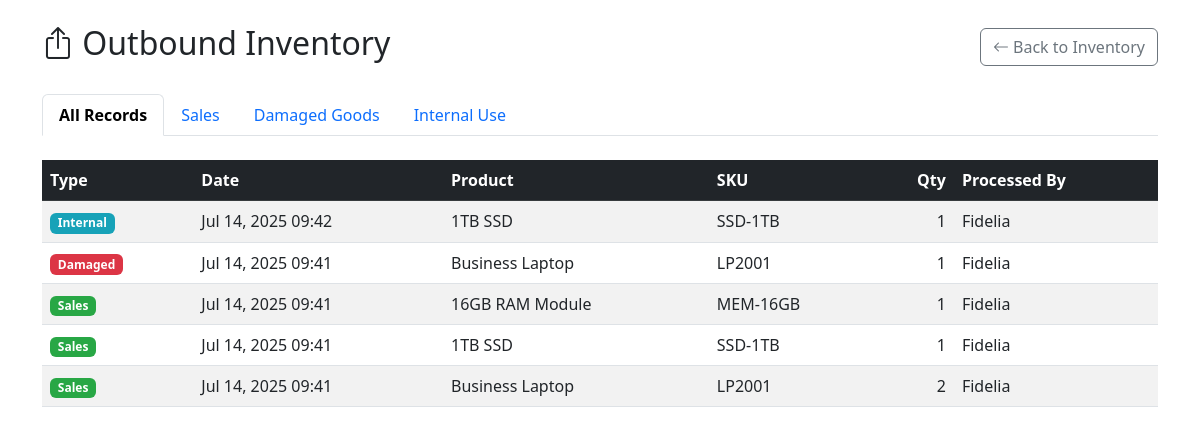
Screenshot of /outbound.php (signed in) with the database file from the repository.
### tables this page shows
CREATE TABLE `outbound_internal` (
  `id` int(11) NOT NULL,
  `item_id` int(11) NOT NULL,
  `product_name` varchar(255) NOT NULL,
  `sku` varchar(100) NOT NULL,
  `quantity` int(11) NOT NULL,
  `user_id` int(11) NOT NULL,
  `deduction_date` timestamp NOT NULL DEFAULT current_timestamp(),
  `price` decimal(10,2) NOT NULL DEFAULT 0.00
);

CREATE TABLE `users` (
  `id` int(11) NOT NULL,
  `username` varchar(255) NOT NULL,
  `password` varchar(255) NOT NULL,
  `email` varchar(255) NOT NULL,
  `role` enum('admin','manager','employee','sales','inventory_manager') NOT NULL,
  `_created_at` datetime NOT NULL DEFAULT current_timestamp(),
  `verification_token` varchar(255) DEFAULT NULL,
  `status` enum('pending','approved','rejected') DEFAULT 'pending'
);

CREATE TABLE `outbound_damaged` (
  `id` int(11) NOT NULL,
  `item_id` int(11) NOT NULL,
  `product_name` varchar(255) NOT NULL,
  `sku` varchar(100) NOT NULL,
  `quantity` int(11) NOT NULL,
  `user_id` int(11) NOT NULL,
  `deduction_date` timestamp NOT NULL DEFAULT current_timestamp(),
  `price` decimal(10,2) NOT NULL DEFAULT 0.00
);

CREATE TABLE `outbound_sales` (
  `id` int(11) NOT NULL,
  `item_id` int(11) NOT NULL,
  `product_name` varchar(255) NOT NULL,
  `sku` varchar(100) NOT NULL,
  `quantity` int(11) NOT NULL,
  `price` decimal(10,2) NOT NULL,
  `user_id` int(11) NOT NULL,
  `deduction_date` timestamp NOT NULL DEFAULT current_timestamp()
);

### outbound.php (the view, shortened to what this page needs)
<?php
require 'config.php';
$sales = $pdo->query("SELECT 'sales' as type, os.*, u.username FROM outbound_sales os JOIN users u ON os.user_id = u.id ORDER BY os.deduction_date DESC")->fetchAll();
$damaged = $pdo->query("SELECT 'damaged' as type, od.*, u.username FROM outbound_damaged od JOIN users u ON od.user_id = u.id ORDER BY od.deduction_date DESC")->fetchAll();
$internal = $pdo->query("SELECT 'internal' as type, oi.*, u.username FROM outbound_internal oi JOIN users u ON oi.user_id = u.id ORDER BY oi.deduction_date DESC")->fetchAll();
$allRecords = array_merge($sales, $damaged, $internal);
usort($allRecords, function($a, $b) {
    return strtotime($b['deduction_date']) - strtotime($a['deduction_date']);
});
?>
<!DOCTYPE html>
<html lang="en">
<head>
    <link href="https://cdn.jsdelivr.net/npm/bootstrap@5.3.0/dist/css/bootstrap.min.css" rel="stylesheet">
    <link rel="stylesheet" href="https://cdn.jsdelivr.net/npm/bootstrap-icons@1.10.0/font/bootstrap-icons.css">
</head>
<body>
    <div class="container py-4">
        <div class="d-flex justify-content-between align-items-center mb-4">
            <h2><i class="bi bi-box-arrow-up"></i> Outbound Inventory</h2>
            <a href="inventory.php" class="btn btn-outline-secondary">
                <i class="bi bi-arrow-left"></i> Back to Inventory
            </a>
        </div>
        <ul class="nav nav-tabs mb-4" id="outboundTabs">
            <li class="nav-item">
                <a class="nav-link active" data-bs-toggle="tab" href="#all">All Records</a>
            </li>
            <li class="nav-item">
                <a class="nav-link" data-bs-toggle="tab" href="#sales">Sales</a>
            </li>
            <li class="nav-item">
                <a class="nav-link" data-bs-toggle="tab" href="#damaged">Damaged Goods</a>
            </li>
            <li class="nav-item">
                <a class="nav-link" data-bs-toggle="tab" href="#internal">Internal Use</a>
            </li>
        </ul>
        <div class="tab-content">
            <div class="tab-pane fade show active" id="all">
                <div class="table-responsive">
                    <table class="table table-striped table-hover">
                        <thead class="table-dark sticky-top">
                            <tr>
                                <th>Type</th>
                                <th>Date</th>
                                <th>Product</th>
                                <th>SKU</th>
                                <th class="text-end">Qty</th>
                                <th>Processed By</th>
                            </tr>
                        </thead>
                        <tbody>
                            <?php foreach ($allRecords as $record): ?>
                            <tr>
                                <td>
                                    <span class="badge <?= $record['type'] === 'sales' ? 'badge-sales' : ($record['type'] === 'damaged' ? 'badge-damaged' : 'badge-internal') ?>">
                                        <?= ucfirst($record['type']) ?>
                                    </span>
                                </td>
                                <td><?= date('M d, Y H:i', strtotime($record['deduction_date'])) ?></td>
                                <td><?= htmlspecialchars($record['product_name']) ?></td>
                                <td><?= htmlspecialchars($record['sku']) ?></td>
                                <td class="text-end"><?= $record['quantity'] ?></td>
                                <td><?= htmlspecialchars($record['username']) ?></td>
                            </tr>
                            <?php endforeach; ?>
                        </tbody>
                    </table>
                </div>
            </div>
        </div>
    </div>
</body>
</html>

### outbound.php (style rules this page uses)
.nav-tabs .nav-link.active { font-weight: bold; }
.table-responsive { max-height: 500px; overflow-y: auto; }
.badge-sales { background-color: #28a745; }
.badge-damaged { background-color: #dc3545; }
.badge-internal { background-color: #17a2b8; }

### rows the page displays
outbound_internal: type "Internal", deduction_date "Jul 14, 2025 09:42", product_name "1TB SSD", sku "SSD-1TB", quantity "1", user.username "Fidelia"
outbound_damaged: type "Damaged", deduction_date "Jul 14, 2025 09:41", product_name "Business Laptop", sku "LP2001", quantity "1", user.username "Fidelia"
outbound_sales: type "Sales", deduction_date "Jul 14, 2025 09:41", product_name "16GB RAM Module", sku "MEM-16GB", quantity "1", user.username "Fidelia"
outbound_sales: type "Sales", deduction_date "Jul 14, 2025 09:41", product_name "1TB SSD", sku "SSD-1TB", quantity "1", user.username "Fidelia"
outbound_sales: type "Sales", deduction_date "Jul 14, 2025 09:41", product_name "Business Laptop", sku "LP2001", quantity "2", user.username "Fidelia"
